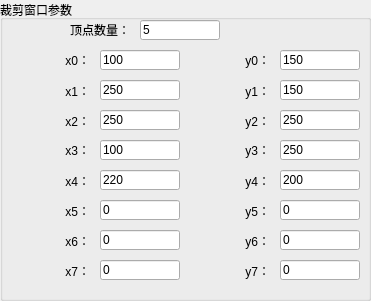
    <widget class="QGroupBox" name="groupBox_3">
     <property name="geometry">
      <rect>
       <x>410</x>
       <y>20</y>
       <width>371</width>
       <height>301</height>
      </rect>
     </property>
     <property name="title">
      <string>裁剪窗口参数</string>
     </property>
     <widget class="QLabel" name="label_vy4">
      <property name="geometry">
       <rect>
        <x>190</x>
        <y>170</y>
        <width>80</width>
        <height>21</height>
       </rect>
      </property>
      <property name="layoutDirection">
       <enum>Qt::RightToLeft</enum>
      </property>
      <property name="text">
       <string>y4：</string>
      </property>
      <property name="alignment">
       <set>Qt::AlignRight|Qt::AlignTrailing|Qt::AlignVCenter</set>
      </property>
     </widget>
     <widget class="QLabel" name="label_vy3">
      <property name="geometry">
       <rect>
        <x>190</x>
        <y>140</y>
        <width>80</width>
        <height>20</height>
       </rect>
      </property>
      <property name="layoutDirection">
       <enum>Qt::RightToLeft</enum>
      </property>
      <property name="text">
       <string>y3：</string>
      </property>
      <property name="alignment">
       <set>Qt::AlignRight|Qt::AlignTrailing|Qt::AlignVCenter</set>
      </property>
     </widget>
     <widget class="QLineEdit" name="lineEdit_vx2">
      <property name="geometry">
       <rect>
        <x>100</x>
        <y>110</y>
        <width>80</width>
        <height>20</height>
       </rect>
      </property>
      <property name="text">
       <string>250</string>
      </property>
     </widget>
     <widget class="QLabel" name="label_vx2">
      <property name="geometry">
       <rect>
        <x>10</x>
        <y>110</y>
        <width>80</width>
        <height>21</height>
       </rect>
      </property>
      <property name="layoutDirection">
       <enum>Qt::RightToLeft</enum>
      </property>
      <property name="text">
       <string>x2：</string>
      </property>
      <property name="alignment">
       <set>Qt::AlignRight|Qt::AlignTrailing|Qt::AlignVCenter</set>
      </property>
     </widget>
     <widget class="QLineEdit" name="lineEdit_vx6">
      <property name="geometry">
       <rect>
        <x>100</x>
        <y>230</y>
        <width>80</width>
        <height>20</height>
       </rect>
      </property>
      <property name="text">
       <string>0</string>
      </property>
     </widget>
     <widget class="QLabel" name="label_vy7">
      <property name="geometry">
       <rect>
        <x>190</x>
        <y>260</y>
        <width>80</width>
        <height>21</height>
       </rect>
      </property>
      <property name="layoutDirection">
       <enum>Qt::RightToLeft</enum>
      </property>
      <property name="text">
       <string>y7：</string>
      </property>
      <property name="alignment">
       <set>Qt::AlignRight|Qt::AlignTrailing|Qt::AlignVCenter</set>
      </property>
     </widget>
     <widget class="QLabel" name="label_vx1">
      <property name="geometry">
       <rect>
        <x>10</x>
        <y>80</y>
        <width>80</width>
        <height>21</height>
       </rect>
      </property>
      <property name="layoutDirection">
       <enum>Qt::RightToLeft</enum>
      </property>
      <property name="text">
       <string>x1：</string>
      </property>
      <property name="alignment">
       <set>Qt::AlignRight|Qt::AlignTrailing|Qt::AlignVCenter</set>
      </property>
     </widget>
     <widget class="QLabel" name="label_vy2">
      <property name="geometry">
       <rect>
        <x>190</x>
        <y>110</y>
        <width>80</width>
        <height>21</height>
       </rect>
      </property>
      <property name="layoutDirection">
       <enum>Qt::RightToLeft</enum>
      </property>
      <property name="text">
       <string>y2：</string>
      </property>
      <property name="alignment">
       <set>Qt::AlignRight|Qt::AlignTrailing|Qt::AlignVCenter</set>
      </property>
     </widget>
     <widget class="QLineEdit" name="lineEdit_vx0">
      <property name="geometry">
       <rect>
        <x>100</x>
        <y>50</y>
        <width>80</width>
        <height>20</height>
       </rect>
      </property>
      <property name="text">
       <string>100</string>
      </property>
     </widget>
     <widget class="QLineEdit" name="lineEdit_vy5">
      <property name="geometry">
       <rect>
        <x>280</x>
        <y>200</y>
        <width>80</width>
        <height>20</height>
       </rect>
      </property>
      <property name="text">
       <string>0</string>
      </property>
     </widget>
     <widget class="QLabel" name="label_vx4">
      <property name="geometry">
       <rect>
        <x>10</x>
        <y>170</y>
        <width>80</width>
        <height>21</height>
       </rect>
      </property>
      <property name="layoutDirection">
       <enum>Qt::RightToLeft</enum>
      </property>
      <property name="text">
       <string>x4：</string>
      </property>
      <property name="alignment">
       <set>Qt::AlignRight|Qt::AlignTrailing|Qt::AlignVCenter</set>
      </property>
     </widget>
     <widget class="QLineEdit" name="lineEdit_vy0">
      <property name="geometry">
       <rect>
        <x>280</x>
        <y>50</y>
        <width>80</width>
        <height>20</height>
       </rect>
      </property>
      <property name="text">
       <string>150</string>
      </property>
     </widget>
     <widget class="QLabel" name="label_vx0">
      <property name="geometry">
       <rect>
        <x>10</x>
        <y>50</y>
        <width>80</width>
        <height>20</height>
       </rect>
      </property>
      <property name="layoutDirection">
       <enum>Qt::RightToLeft</enum>
      </property>
      <property name="text">
       <string>x0：</string>
      </property>
      <property name="alignment">
       <set>Qt::AlignRight|Qt::AlignTrailing|Qt::AlignVCenter</set>
      </property>
     </widget>
     <widget class="QLabel" name="label_vx6">
      <property name="geometry">
       <rect>
        <x>10</x>
        <y>230</y>
        <width>80</width>
        <height>21</height>
       </rect>
      </property>
      <property name="layoutDirection">
       <enum>Qt::RightToLeft</enum>
      </property>
      <property name="text">
       <string>x6：</string>
      </property>
      <property name="alignment">
       <set>Qt::AlignRight|Qt::AlignTrailing|Qt::AlignVCenter</set>
      </property>
     </widget>
     <widget class="QLineEdit" name="lineEdit_vy4">
      <property name="geometry">
       <rect>
        <x>280</x>
        <y>170</y>
        <width>80</width>
        <height>20</height>
       </rect>
      </property>
      <property name="text">
       <string>200</string>
      </property>
     </widget>
     <widget class="QLabel" name="label_vy1">
      <property name="geometry">
       <rect>
        <x>190</x>
        <y>80</y>
        <width>80</width>
        <height>21</height>
       </rect>
      </property>
      <property name="layoutDirection">
       <enum>Qt::RightToLeft</enum>
      </property>
      <property name="text">
       <string>y1：</string>
      </property>
      <property name="alignment">
       <set>Qt::AlignRight|Qt::AlignTrailing|Qt::AlignVCenter</set>
      </property>
     </widget>
     <widget class="QLabel" name="label_vy0">
      <property name="geometry">
       <rect>
        <x>190</x>
        <y>50</y>
        <width>80</width>
        <height>20</height>
       </rect>
      </property>
      <property name="layoutDirection">
       <enum>Qt::RightToLeft</enum>
      </property>
      <property name="text">
       <string>y0：</string>
      </property>
      <property name="alignment">
       <set>Qt::AlignRight|Qt::AlignTrailing|Qt::AlignVCenter</set>
      </property>
     </widget>
     <widget class="QLineEdit" name="lineEdit_vx7">
      <property name="geometry">
       <rect>
        <x>100</x>
        <y>260</y>
        <width>80</width>
        <height>20</height>
       </rect>
      </property>
      <property name="text">
       <string>0</string>
      </property>
     </widget>
     <widget class="QLineEdit" name="lineEdit_vx3">
      <property name="geometry">
       <rect>
        <x>100</x>
        <y>140</y>
        <width>80</width>
        <height>20</height>
       </rect>
      </property>
      <property name="text">
       <string>100</string>
      </property>
     </widget>
     <widget class="QLineEdit" name="lineEdit_vy1">
      <property name="geometry">
       <rect>
        <x>280</x>
        <y>80</y>
        <width>80</width>
        <height>20</height>
       </rect>
      </property>
      <property name="text">
       <string>150</string>
      </property>
     </widget>
     <widget class="QLabel" name="label_vx5">
      <property name="geometry">
       <rect>
        <x>10</x>
        <y>200</y>
        <width>80</width>
        <height>21</height>
       </rect>
      </property>
      <property name="layoutDirection">
       <enum>Qt::RightToLeft</enum>
      </property>
      <property name="text">
       <string>x5：</string>
      </property>
      <property name="alignment">
       <set>Qt::AlignRight|Qt::AlignTrailing|Qt::AlignVCenter</set>
      </property>
     </widget>
     <widget class="QLineEdit" name="lineEdit_vy7">
      <property name="geometry">
       <rect>
        <x>280</x>
        <y>260</y>
        <width>80</width>
        <height>20</height>
       </rect>
      </property>
      <property name="text">
       <string>0</string>
      </property>
     </widget>
     <widget class="QLineEdit" name="lineEdit_vx1">
      <property name="geometry">
       <rect>
        <x>100</x>
        <y>80</y>
        <width>80</width>
        <height>20</height>
       </rect>
      </property>
      <property name="text">
       <string>250</string>
      </property>
     </widget>
     <widget class="QLineEdit" name="lineEdit_vx4">
      <property name="geometry">
       <rect>
        <x>100</x>
        <y>170</y>
        <width>80</width>
        <height>20</height>
       </rect>
      </property>
      <property name="text">
       <string>220</string>
      </property>
     </widget>
     <widget class="QLineEdit" name="lineEdit_vy2">
      <property name="geometry">
       <rect>
        <x>280</x>
        <y>110</y>
        <width>80</width>
        <height>20</height>
       </rect>
      </property>
      <property name="text">
       <string>250</string>
      </property>
     </widget>
     <widget class="QLineEdit" name="lineEdit_vy6">
      <property name="geometry">
       <rect>
        <x>280</x>
        <y>230</y>
        <width>80</width>
        <height>20</height>
       </rect>
      </property>
      <property name="text">
       <string>0</string>
      </property>
     </widget>
     <widget class="QLabel" name="label_vy5">
      <property name="geometry">
       <rect>
        <x>190</x>
        <y>200</y>
        <width>80</width>
        <height>21</height>
       </rect>
      </property>
      <property name="layoutDirection">
       <enum>Qt::RightToLeft</enum>
      </property>
      <property name="text">
       <string>y5：</string>
      </property>
      <property name="alignment">
       <set>Qt::AlignRight|Qt::AlignTrailing|Qt::AlignVCenter</set>
      </property>
     </widget>
     <widget class="QLabel" name="label_vx7">
      <property name="geometry">
       <rect>
        <x>10</x>
        <y>260</y>
        <width>80</width>
        <height>21</height>
       </rect>
      </property>
      <property name="layoutDirection">
       <enum>Qt::RightToLeft</enum>
      </property>
      <property name="text">
       <string>x7：</string>
      </property>
      <property name="alignment">
       <set>Qt::AlignRight|Qt::AlignTrailing|Qt::AlignVCenter</set>
      </property>
     </widget>
     <widget class="QLabel" name="label_vx3">
      <property name="geometry">
       <rect>
        <x>10</x>
        <y>140</y>
        <width>80</width>
        <height>20</height>
       </rect>
      </property>
      <property name="layoutDirection">
       <enum>Qt::RightToLeft</enum>
      </property>
      <property name="text">
       <string>x3：</string>
      </property>
      <property name="alignment">
       <set>Qt::AlignRight|Qt::AlignTrailing|Qt::AlignVCenter</set>
      </property>
     </widget>
     <widget class="QLabel" name="label_vy6">
      <property name="geometry">
       <rect>
        <x>190</x>
        <y>230</y>
        <width>80</width>
        <height>21</height>
       </rect>
      </property>
      <property name="layoutDirection">
       <enum>Qt::RightToLeft</enum>
      </property>
      <property name="text">
       <string>y6：</string>
      </property>
      <property name="alignment">
       <set>Qt::AlignRight|Qt::AlignTrailing|Qt::AlignVCenter</set>
      </property>
     </widget>
     <widget class="QLineEdit" name="lineEdit_vy3">
      <property name="geometry">
       <rect>
        <x>280</x>
        <y>140</y>
        <width>80</width>
        <height>20</height>
       </rect>
      </property>
      <property name="text">
       <string>250</string>
      </property>
     </widget>
     <widget class="QLineEdit" name="lineEdit_vx5">
      <property name="geometry">
       <rect>
        <x>100</x>
        <y>200</y>
        <width>80</width>
        <height>20</height>
       </rect>
      </property>
      <property name="text">
       <string>0</string>
      </property>
     </widget>
     <widget class="QLineEdit" name="lineEdit_vn">
      <property name="geometry">
       <rect>
        <x>140</x>
        <y>20</y>
        <width>80</width>
        <height>20</height>
       </rect>
      </property>
      <property name="text">
       <string>5</string>
      </property>
     </widget>
     <widget class="QLabel" name="label_vn">
      <property name="geometry">
       <rect>
        <x>50</x>
        <y>20</y>
        <width>80</width>
        <height>20</height>
       </rect>
      </property>
      <property name="layoutDirection">
       <enum>Qt::RightToLeft</enum>
      </property>
      <property name="text">
       <string>顶点数量：</string>
      </property>
      <property name="alignment">
       <set>Qt::AlignRight|Qt::AlignTrailing|Qt::AlignVCenter</set>
      </property>
     </widget>
    </widget>
